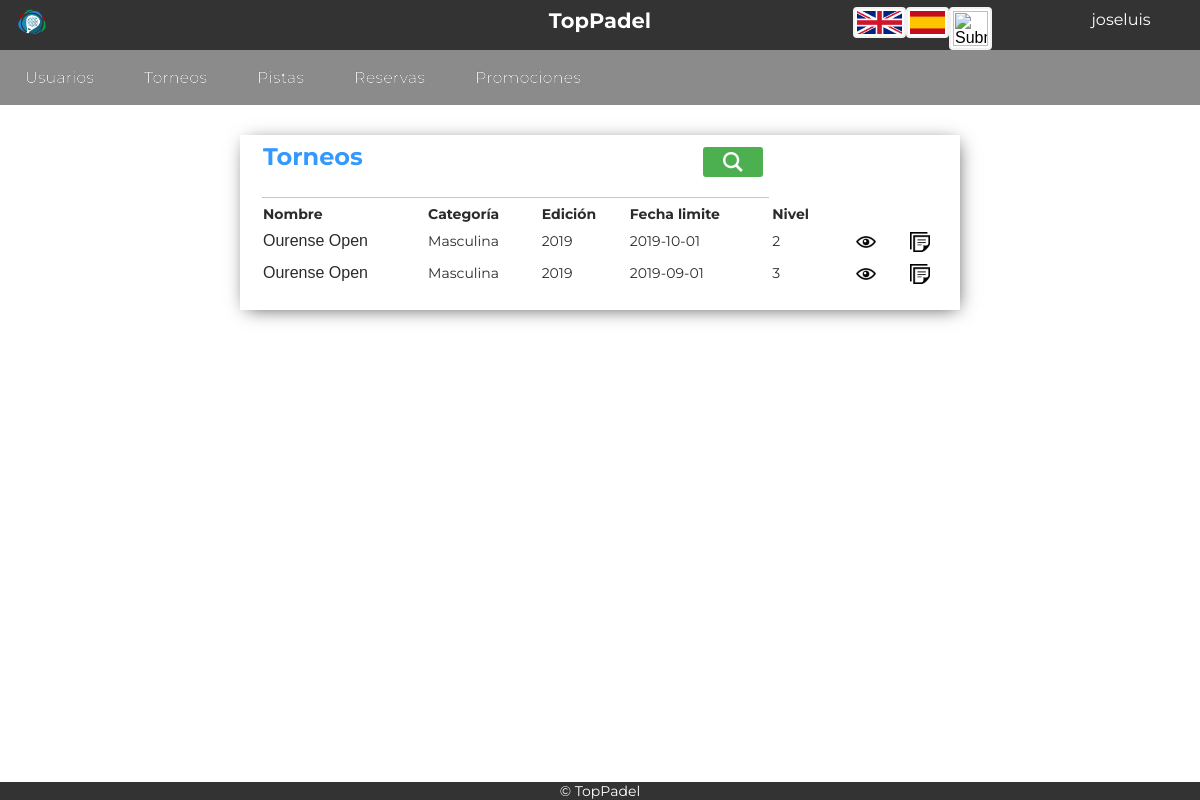
Before: /Controllers/Torneos_Controller.php (signed in) with the older database file.
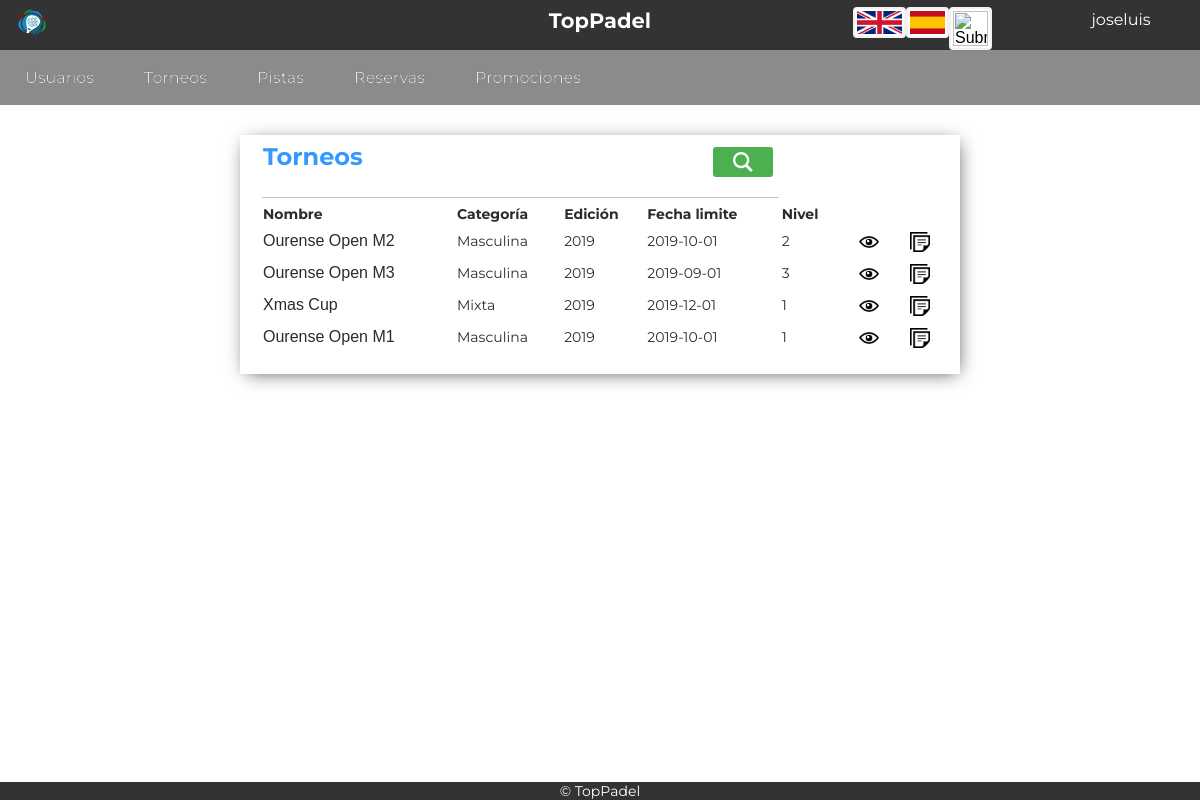
After: the same page with the newer database file.
### tables this page shows
CREATE TABLE `torneo` (
  `ID_Torneo` tinyint(5) NOT NULL,
  `nombre` varchar(45) NOT NULL,
  `categoria` varchar(15) NOT NULL,
  `fecha` date NOT NULL,
  `edicion` int(5) NOT NULL,
  `nivel` int(5) NOT NULL
);

### Models/Torneos_Model.php (called while the page is built, shortened)
<?php
class Torneos_Model{
	function __construct ($ID_Torneo,$nombre,$categoria,$edicion,$fecha,$nivel){
		include_once 'Access_DB.php';
		$this->mysqli = ConnectDB();
		}
function searchPorCategoria(){
	     $sql = "SELECT *
       			FROM torneo
    			WHERE
    				(
					(`categoria` LIKE '".$_SESSION['sexo']."') OR  (`categoria` LIKE 'Mixta')
    				)";
    if (!($resultado = $this->mysqli->query($sql))){
		return 'Error en la búsqueda';
	}
    else{
		return $resultado;
	}
}
}
?>

### Models/Access_DB.php (called while the page is built)
<?php
function ConnectDB()
{
    $mysqli = new mysqli("localhost", "todolist", "todolist", "todolist");
	if ($mysqli->connect_errno) {
		include './MESSAGE.php';
		new MESSAGE("Fallo al conectar a MySQL: (" . $mysqli->connect_errno . ") " . $mysqli->connect_error, './index.php');
		return false;
	}
	else{
		return $mysqli;
	}
}
?>

### Views/Torneos_SHOWALL_View.php (the view, shortened to what this page needs)
<?php
include_once '../Views/Header.php';
 class Torneos_SHOWALL{
	var $datos;
	function __construct($datos,$enlace){
		$this -> datos = $datos;
		$this -> mostrar();
	}
	function mostrar(){
?>
	<div class="showall">
		<table class="showAllUsers">
			<tr><th class="title" colspan="4"><?php echo $strings['Torneos']; ?>
			<form class="tableActions" action="../Controllers/Torneos_Controller.php" method="">
			<button class="buscar-little" name="action" value="Confirmar_SEARCH1" type="submit"></button>
			</form></th></tr>
			<tr>
				<th><?php echo $strings['Nombre']; ?></th>
				<th><?php echo $strings['Categoria']; ?></th>
				<th><?php echo $strings['Edicion']; ?></th>
				<th><?php echo $strings['Fecha limite']; ?></th>
				<th><?php echo $strings['Nivel']; ?></th>
				<th></th>
			</tr>
		<?php
			while($fila = $this ->datos->fetch_array()){
		?>
			<tr>
				<form action="../Controllers/Torneos_Controller.php" method="post" name="action" >
					<td><button title =	"<?php echo $strings['Pulsa para ver partidos']; ?>" class="tarea" name="action" value="Confirmar_SHOWTORNEO"><?php echo $fila['nombre']; ?></button></td>
					<td><?php if($fila['categoria'] == 'Masculina')
								echo $strings['Masculina'];
							else if($fila['categoria'] == 'Femenina')
								echo $strings['Femenina'];
							else echo $strings['Mixta'];
							?></td>
					<td><?php echo $fila['edicion']; ?></td>
					<td><?php echo $fila['fecha']; ?></td>
					<td><?php echo $fila['nivel']; ?></td>
					<td style="text-align:right">
						<button class="add" name="action" value="Confirmar_SHOWCURRENT" type="submit"></button>
					</td>
				</form>
								<form action="../Controllers/Inscripcion_Controller.php" method="post" name="action" >
					<td style="text-align:right">
						<button class="inscripcion" name="action" value="Confirmar_INSCRIPCION1" type="submit"></button>
					</td>
					</form>
			</tr>
		<?php
			}
		?>
		</table>
	</div>
<?php
    }
}
?>
<footer>
	<?php include '../Views/Footer.php'; ?>

Changed rows visible on the page:
changed torneo: nombre "Ourense Open" → "Ourense Open M2"
changed torneo: nombre "Ourense Open" → "Ourense Open M3"
added torneo: nombre "Xmas Cup", edicion "2019", fecha "2019-12-01", nivel "1"
added torneo: nombre "Ourense Open M1", edicion "2019", fecha "2019-10-01", nivel "1"
